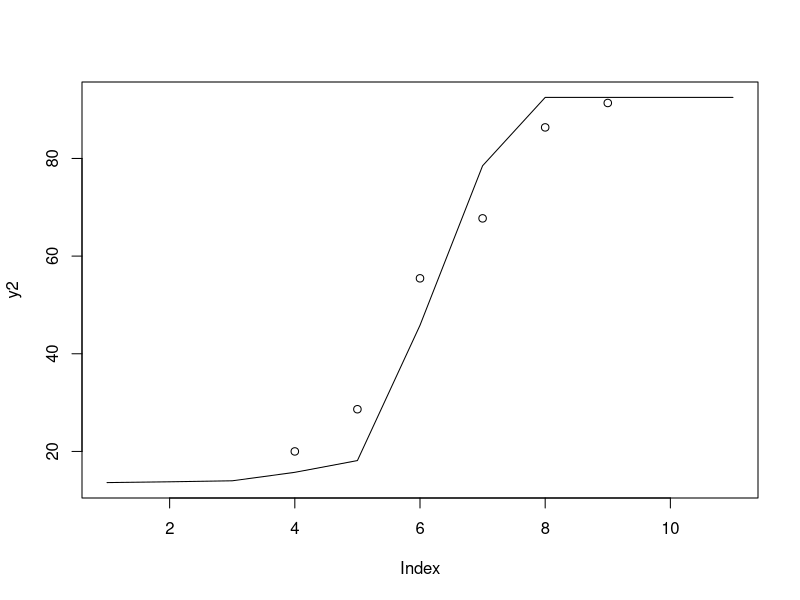

R code for this plot:

# function needed for visualization purposes
sigmoid = function(params, x) {
  params[1] / (1 + exp(-params[2] * (x - params[3])))
}

x = c(0.1,0.5,1,5,10,50,100,500,1000,5000,10000)
y = c(1.82,5,8.64,20,28.64,55.45,67.73,86.36,91.36,97.73,100)

fitmodel <- nls(y~a/(1 + exp(-b * (x-c))), start=list(a=150,b=0.01,c=50))
params=coef(fitmodel)

y2 <- sigmoid(params,x)
plot(y2,type="l")
points(y)
